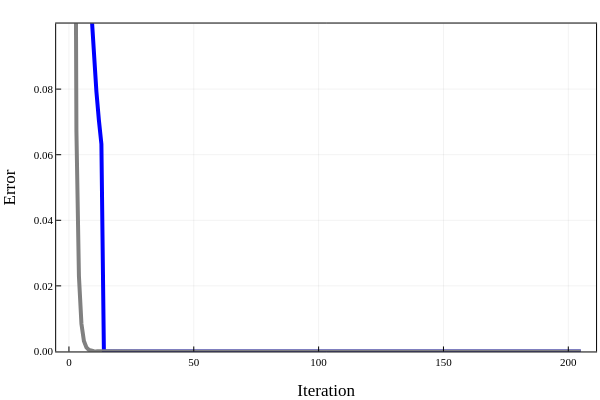

The code cell stored with this chart in its notebook:
### Code cell
time = 1:205

plot(time, dif[1, 1:205],
    color = :blue,
    legend = :none,
    xlabel = ("Iteration"),
    ylabel = ("Error"),
    linewidth = 4,
    titlefont = font("HackGen35Nerd", 12),
    guidefont = font("HackGen35Nerd", 12),
    tickfont = font("HackGen35Nerd", 8),
    legend_font_family = ("HackGen35Nerd"),
    legendfontsize = 12,
    framestyle = :semi,
    ylim = [0, 0.1]
)

plot!(time, dif[2, 1:205],
    color = :gray,
    legend = :none,
    xlabel = ("Iteration"),
    ylabel = ("Error"),
    linewidth = 4,
    titlefont = font("HackGen35Nerd", 12),
    guidefont = font("HackGen35Nerd", 12),
    tickfont = font("HackGen35Nerd", 8),
    legend_font_family = ("HackGen35Nerd"),
    legendfontsize = 12,
    framestyle = :semi
)

### Figure 1 — Plotly figure (JSON) as saved in the notebook; plotly's stock layout.template omitted (floating-point values rounded to 4 significant figures; data arrays with more than 128 entries replaced by an {"elided": "..."} marker saying what was removed)
{"data": [{"colorbar": {"len": 0.9109, "title": "", "x": 0.9934, "y": 0.5347}, "legendgroup": "y1", "line": {"color": "rgba(0, 0, 255, 1.000)", "dash": "solid", "shape": "linear", "width": 4}, "mode": "lines", "name": "y1", "showlegend": true, "type": "scatter", "x": {"elided": "205 int values"}, "xaxis": "x", "y": {"elided": "205 float values"}, "yaxis": "y"}, {"colorbar": {"len": 0.9109, "title": "", "x": 0.9934, "y": 0.5347}, "legendgroup": "y2", "line": {"color": "rgba(128, 128, 128, 1.000)", "dash": "solid", "shape": "linear", "width": 4}, "mode": "lines", "name": "y2", "showlegend": true, "type": "scatter", "x": {"elided": "204 int values"}, "xaxis": "x", "y": {"elided": "204 float values"}, "yaxis": "y"}], "layout": {"annotations": [], "height": 400, "margin": {"b": 20, "l": 0, "r": 0, "t": 20}, "paper_bgcolor": "rgba(255, 255, 255, 1.000)", "plot_bgcolor": "rgba(255, 255, 255, 1.000)", "showlegend": false, "width": 600, "xaxis": {"anchor": "y", "domain": [0.0936, 0.9934], "gridcolor": "rgba(0, 0, 0, 0.100)", "gridwidth": 0.5, "linecolor": "rgba(0, 0, 0, 1.000)", "mirror": true, "range": [-5.12, 211.1], "showgrid": true, "showline": true, "showticklabels": true, "tickangle": 0, "tickcolor": "rgb(0, 0, 0)", "tickfont": {"color": "rgba(0, 0, 0, 1.000)", "family": "HackGen35Nerd", "size": 11}, "tickmode": "array", "ticks": "inside", "ticktext": ["0", "50", "100", "150", "200"], "tickvals": [0, 50, 100, 150, 200], "title": "Iteration", "titlefont": {"color": "rgba(0, 0, 0, 1.000)", "family": "HackGen35Nerd", "size": 17}, "type": "-", "visible": true, "zeroline": false, "zerolinecolor": "rgba(0, 0, 0, 1.000)"}, "yaxis": {"anchor": "x", "domain": [0.07929, 0.9902], "gridcolor": "rgba(0, 0, 0, 0.100)", "gridwidth": 0.5, "linecolor": "rgba(0, 0, 0, 1.000)", "mirror": true, "range": [0, 0.1], "showgrid": true, "showline": true, "showticklabels": true, "tickangle": 0, "tickcolor": "rgb(0, 0, 0)", "tickfont": {"color": "rgba(0, 0, 0, 1.000)", "family": "HackGen35Nerd", "size": 11}, "tickmode": "array", "ticks": "inside", "ticktext": ["0.00", "0.02", "0.04", "0.06", "0.08"], "tickvals": [0, 0.02, 0.04, 0.06, 0.08], "title": "Error", "titlefont": {"color": "rgba(0, 0, 0, 1.000)", "family": "HackGen35Nerd", "size": 17}, "type": "-", "visible": true, "zeroline": false, "zerolinecolor": "rgba(0, 0, 0, 1.000)"}}}
